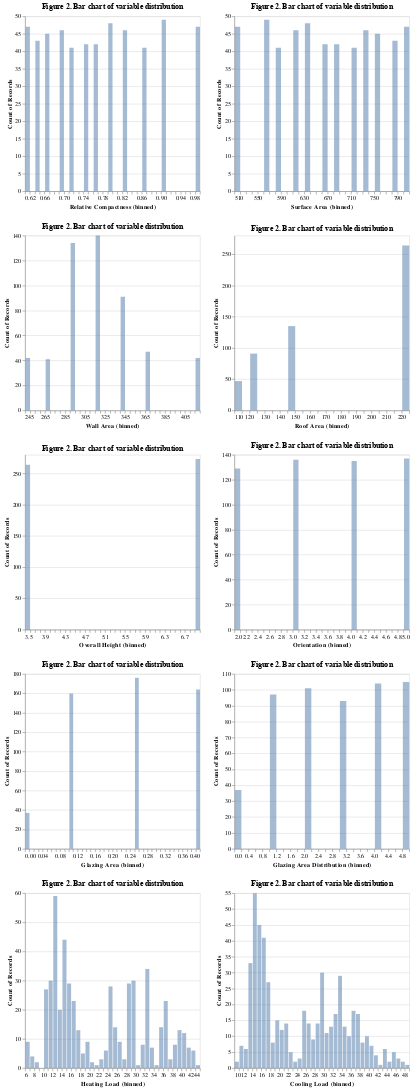

This figure's notebook cell:
### Code cell
# check the distribution of all variables
column_list = train_df.columns.tolist()
feats = ['Relative Compactness', 'Surface Area', 'Wall Area', 'Roof Area', 'Overall Height', 'Orientation', 'Glazing Area', 'Glazing Area Distribution']

distri = alt.Chart(train_df, 
                         title = 'Figure 2. Bar chart of variable distribution'
                        ).mark_bar(opacity = 0.5).encode(
    alt.X (alt.repeat(),
           type = 'quantitative',
          bin = alt.Bin(maxbins = 45)),
    alt.Y('count()', stack = None),
    tooltip = 'count()'
    ).properties(width = 300,
            height = 300).repeat(
    repeat = column_list,
    columns = 2)
distri

### Figure 1 — Vega-Lite specification as saved in the notebook (floating-point values rounded to 4 significant figures; data arrays with more than 128 entries replaced by an {"elided": "..."} marker saying what was removed)
{"$schema": "https://vega.github.io/schema/vega-lite/v4.17.0.json", "columns": 2, "config": {"view": {"continuousHeight": 300, "continuousWidth": 400}}, "datasets": {"data-6f853e7087029a474ca9fa67d7e519bb": {"elided": "537 records"}}, "repeat": ["Relative Compactness", "Surface Area", "Wall Area", "Roof Area", "Overall Height", "Orientation", "Glazing Area", "Glazing Area Distribution", "Heating Load", "Cooling Load"], "spec": {"data": {"name": "data-6f853e7087029a474ca9fa67d7e519bb"}, "encoding": {"tooltip": {"aggregate": "count", "type": "quantitative"}, "x": {"bin": {"maxbins": 45}, "field": {"repeat": "repeat"}, "type": "quantitative"}, "y": {"aggregate": "count", "stack": null, "type": "quantitative"}}, "height": 300, "mark": {"opacity": 0.5, "type": "bar"}, "title": "Figure 2. Bar chart of variable distribution", "width": 300}}
